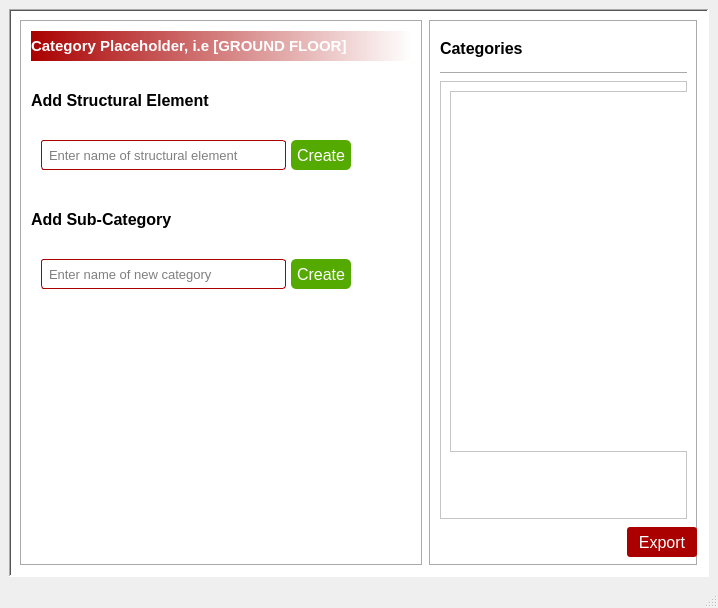
<?xml version="1.0" encoding="UTF-8"?>
<ui version="4.0">
 <class>MainWindow</class>
 <widget class="QMainWindow" name="MainWindow">
  <property name="geometry">
   <rect>
    <x>0</x>
    <y>0</y>
    <width>718</width>
    <height>608</height>
   </rect>
  </property>
  <property name="font">
   <font>
    <strikeout>false</strikeout>
   </font>
  </property>
  <property name="windowTitle">
   <string>MainWindow</string>
  </property>
  <property name="windowIcon">
   <iconset resource="../app_resources.qrc">
    <normaloff>:/images/GenBBS Logo.jpeg</normaloff>:/images/GenBBS Logo.jpeg</iconset>
  </property>
  <property name="autoFillBackground">
   <bool>true</bool>
  </property>
  <widget class="QWidget" name="centralwidget">
   <property name="sizePolicy">
    <sizepolicy hsizetype="Minimum" vsizetype="Minimum">
     <horstretch>0</horstretch>
     <verstretch>0</verstretch>
    </sizepolicy>
   </property>
   <layout class="QVBoxLayout" name="verticalLayout">
    <item>
     <widget class="QFrame" name="frame">
      <property name="sizePolicy">
       <sizepolicy hsizetype="Minimum" vsizetype="Minimum">
        <horstretch>0</horstretch>
        <verstretch>0</verstretch>
       </sizepolicy>
      </property>
      <property name="minimumSize">
       <size>
        <width>700</width>
        <height>500</height>
       </size>
      </property>
      <property name="maximumSize">
       <size>
        <width>16777215</width>
        <height>900</height>
       </size>
      </property>
      <property name="autoFillBackground">
       <bool>false</bool>
      </property>
      <property name="styleSheet">
       <string notr="true">background-color: white;</string>
      </property>
      <property name="frameShape">
       <enum>QFrame::Shape::WinPanel</enum>
      </property>
      <property name="frameShadow">
       <enum>QFrame::Shadow::Sunken</enum>
      </property>
      <layout class="QHBoxLayout" name="horizontalLayout">
       <item>
        <widget class="QFrame" name="frame_3">
         <property name="sizePolicy">
          <sizepolicy hsizetype="Preferred" vsizetype="Preferred">
           <horstretch>3</horstretch>
           <verstretch>0</verstretch>
          </sizepolicy>
         </property>
         <property name="autoFillBackground">
          <bool>false</bool>
         </property>
         <property name="styleSheet">
          <string notr="true">QPushButton {
background-color: rgb(85, 170, 0);
border-radius: 5px;
color: white;
padding-left: 5px;
padding-right: 5px;
}
QPushButton:hover {
background-color:rgb(139, 243, 59)
}</string>
         </property>
         <property name="frameShape">
          <enum>QFrame::Shape::Box</enum>
         </property>
         <property name="frameShadow">
          <enum>QFrame::Shadow::Sunken</enum>
         </property>
         <layout class="QVBoxLayout" name="verticalLayout_3" stretch="0,0,0,0,0,0,0">
          <property name="spacing">
           <number>30</number>
          </property>
          <property name="sizeConstraint">
           <enum>QLayout::SizeConstraint::SetMinimumSize</enum>
          </property>
          <item>
           <widget class="QLabel" name="label1Catg">
            <property name="sizePolicy">
             <sizepolicy hsizetype="Preferred" vsizetype="Fixed">
              <horstretch>0</horstretch>
              <verstretch>0</verstretch>
             </sizepolicy>
            </property>
            <property name="minimumSize">
             <size>
              <width>0</width>
              <height>30</height>
             </size>
            </property>
            <property name="maximumSize">
             <size>
              <width>16777215</width>
              <height>30</height>
             </size>
            </property>
            <property name="baseSize">
             <size>
              <width>0</width>
              <height>30</height>
             </size>
            </property>
            <property name="font">
             <font>
              <family>Segoe UI</family>
              <pointsize>11</pointsize>
              <bold>true</bold>
              <strikeout>false</strikeout>
             </font>
            </property>
            <property name="autoFillBackground">
             <bool>false</bool>
            </property>
            <property name="styleSheet">
             <string notr="true">background-color: qlineargradient(spread:pad, x1:0, y1:0, x2:1, y2:0, stop:0 rgb(170, 0, 0), stop:1 rgb(255, 255, 255)); color: rgb(255, 255, 255)</string>
            </property>
            <property name="text">
             <string>Category Placeholder, i.e [GROUND FLOOR]</string>
            </property>
            <property name="margin">
             <number>5</number>
            </property>
           </widget>
          </item>
          <item>
           <widget class="QLabel" name="label">
            <property name="font">
             <font>
              <family>Segoe UI</family>
              <pointsize>12</pointsize>
              <bold>true</bold>
              <strikeout>false</strikeout>
             </font>
            </property>
            <property name="text">
             <string>Add Structural Element</string>
            </property>
           </widget>
          </item>
          <item>
           <layout class="QHBoxLayout" name="catgLayout1" stretch="6,2,1">
            <property name="spacing">
             <number>5</number>
            </property>
            <property name="sizeConstraint">
             <enum>QLayout::SizeConstraint::SetDefaultConstraint</enum>
            </property>
            <property name="leftMargin">
             <number>10</number>
            </property>
            <property name="topMargin">
             <number>0</number>
            </property>
            <property name="rightMargin">
             <number>20</number>
            </property>
            <property name="bottomMargin">
             <number>10</number>
            </property>
            <item>
             <widget class="QLineEdit" name="newInputCatg">
              <property name="sizePolicy">
               <sizepolicy hsizetype="Preferred" vsizetype="Fixed">
                <horstretch>0</horstretch>
                <verstretch>0</verstretch>
               </sizepolicy>
              </property>
              <property name="minimumSize">
               <size>
                <width>0</width>
                <height>30</height>
               </size>
              </property>
              <property name="maximumSize">
               <size>
                <width>600</width>
                <height>16777215</height>
               </size>
              </property>
              <property name="palette">
               <palette>
                <active>
                 <colorrole role="Button">
                  <brush brushstyle="SolidPattern">
                   <color alpha="255">
                    <red>255</red>
                    <green>255</green>
                    <blue>255</blue>
                   </color>
                  </brush>
                 </colorrole>
                 <colorrole role="Base">
                  <brush brushstyle="SolidPattern">
                   <color alpha="255">
                    <red>255</red>
                    <green>255</green>
                    <blue>255</blue>
                   </color>
                  </brush>
                 </colorrole>
                 <colorrole role="Window">
                  <brush brushstyle="SolidPattern">
                   <color alpha="255">
                    <red>255</red>
                    <green>255</green>
                    <blue>255</blue>
                   </color>
                  </brush>
                 </colorrole>
                </active>
                <inactive>
                 <colorrole role="Button">
                  <brush brushstyle="SolidPattern">
                   <color alpha="255">
                    <red>255</red>
                    <green>255</green>
                    <blue>255</blue>
                   </color>
                  </brush>
                 </colorrole>
                 <colorrole role="Base">
                  <brush brushstyle="SolidPattern">
                   <color alpha="255">
                    <red>255</red>
                    <green>255</green>
                    <blue>255</blue>
                   </color>
                  </brush>
                 </colorrole>
                 <colorrole role="Window">
                  <brush brushstyle="SolidPattern">
                   <color alpha="255">
                    <red>255</red>
                    <green>255</green>
                    <blue>255</blue>
                   </color>
                  </brush>
                 </colorrole>
                </inactive>
                <disabled>
                 <colorrole role="Button">
                  <brush brushstyle="SolidPattern">
                   <color alpha="255">
                    <red>255</red>
                    <green>255</green>
                    <blue>255</blue>
                   </color>
                  </brush>
                 </colorrole>
                 <colorrole role="Base">
                  <brush brushstyle="SolidPattern">
                   <color alpha="255">
                    <red>255</red>
                    <green>255</green>
                    <blue>255</blue>
                   </color>
                  </brush>
                 </colorrole>
                 <colorrole role="Window">
                  <brush brushstyle="SolidPattern">
                   <color alpha="255">
                    <red>255</red>
                    <green>255</green>
                    <blue>255</blue>
                   </color>
                  </brush>
                 </colorrole>
                </disabled>
               </palette>
              </property>
              <property name="font">
               <font>
                <family>Segoe UI</family>
                <pointsize>10</pointsize>
                <italic>false</italic>
                <bold>false</bold>
               </font>
              </property>
              <property name="styleSheet">
               <string notr="true">border-radius: 3px;
border: 1px solid rgb(170, 0, 0);
padding-left: 5px;
</string>
              </property>
              <property name="text">
               <string/>
              </property>
              <property name="alignment">
               <set>Qt::AlignmentFlag::AlignJustify|Qt::AlignmentFlag::AlignVCenter</set>
              </property>
              <property name="placeholderText">
               <string>Enter name of structural element</string>
              </property>
              <property name="clearButtonEnabled">
               <bool>true</bool>
              </property>
             </widget>
            </item>
            <item>
             <widget class="QPushButton" name="createStructElement">
              <property name="sizePolicy">
               <sizepolicy hsizetype="Fixed" vsizetype="Fixed">
                <horstretch>0</horstretch>
                <verstretch>0</verstretch>
               </sizepolicy>
              </property>
              <property name="minimumSize">
               <size>
                <width>60</width>
                <height>30</height>
               </size>
              </property>
              <property name="maximumSize">
               <size>
                <width>50</width>
                <height>16777215</height>
               </size>
              </property>
              <property name="palette">
               <palette>
                <active>
                 <colorrole role="WindowText">
                  <brush brushstyle="SolidPattern">
                   <color alpha="255">
                    <red>255</red>
                    <green>255</green>
                    <blue>255</blue>
                   </color>
                  </brush>
                 </colorrole>
                 <colorrole role="Button">
                  <brush brushstyle="SolidPattern">
                   <color alpha="255">
                    <red>85</red>
                    <green>170</green>
                    <blue>0</blue>
                   </color>
                  </brush>
                 </colorrole>
                 <colorrole role="Text">
                  <brush brushstyle="SolidPattern">
                   <color alpha="255">
                    <red>255</red>
                    <green>255</green>
                    <blue>255</blue>
                   </color>
                  </brush>
                 </colorrole>
                 <colorrole role="ButtonText">
                  <brush brushstyle="SolidPattern">
                   <color alpha="255">
                    <red>255</red>
                    <green>255</green>
                    <blue>255</blue>
                   </color>
                  </brush>
                 </colorrole>
                 <colorrole role="Base">
                  <brush brushstyle="SolidPattern">
                   <color alpha="255">
                    <red>85</red>
                    <green>170</green>
                    <blue>0</blue>
                   </color>
                  </brush>
                 </colorrole>
                 <colorrole role="Window">
                  <brush brushstyle="SolidPattern">
                   <color alpha="255">
                    <red>85</red>
                    <green>170</green>
                    <blue>0</blue>
                   </color>
                  </brush>
                 </colorrole>
                 <colorrole role="Highlight">
                  <brush brushstyle="SolidPattern">
                   <color alpha="255">
                    <red>39</red>
                    <green>191</green>
                    <blue>115</blue>
                   </color>
                  </brush>
                 </colorrole>
                 <colorrole role="PlaceholderText">
                  <brush brushstyle="SolidPattern">
                   <color alpha="128">
                    <red>255</red>
                    <green>255</green>
                    <blue>255</blue>
                   </color>
                  </brush>
                 </colorrole>
                </active>
                <inactive>
                 <colorrole role="WindowText">
                  <brush brushstyle="SolidPattern">
                   <color alpha="255">
                    <red>255</red>
                    <green>255</green>
                    <blue>255</blue>
                   </color>
                  </brush>
                 </colorrole>
                 <colorrole role="Button">
                  <brush brushstyle="SolidPattern">
                   <color alpha="255">
                    <red>85</red>
                    <green>170</green>
                    <blue>0</blue>
                   </color>
                  </brush>
                 </colorrole>
                 <colorrole role="Text">
                  <brush brushstyle="SolidPattern">
                   <color alpha="255">
                    <red>255</red>
                    <green>255</green>
                    <blue>255</blue>
                   </color>
                  </brush>
                 </colorrole>
                 <colorrole role="ButtonText">
                  <brush brushstyle="SolidPattern">
                   <color alpha="255">
                    <red>255</red>
                    <green>255</green>
                    <blue>255</blue>
                   </color>
                  </brush>
                 </colorrole>
                 <colorrole role="Base">
                  <brush brushstyle="SolidPattern">
                   <color alpha="255">
                    <red>85</red>
                    <green>170</green>
                    <blue>0</blue>
                   </color>
                  </brush>
                 </colorrole>
                 <colorrole role="Window">
                  <brush brushstyle="SolidPattern">
                   <color alpha="255">
                    <red>85</red>
                    <green>170</green>
                    <blue>0</blue>
                   </color>
                  </brush>
                 </colorrole>
                 <colorrole role="Highlight">
                  <brush brushstyle="SolidPattern">
                   <color alpha="255">
                    <red>39</red>
                    <green>191</green>
                    <blue>115</blue>
                   </color>
                  </brush>
                 </colorrole>
                 <colorrole role="PlaceholderText">
                  <brush brushstyle="SolidPattern">
                   <color alpha="128">
                    <red>255</red>
                    <green>255</green>
                    <blue>255</blue>
                   </color>
                  </brush>
                 </colorrole>
                </inactive>
                <disabled>
                 <colorrole role="WindowText">
                  <brush brushstyle="SolidPattern">
                   <color alpha="255">
                    <red>255</red>
                    <green>255</green>
                    <blue>255</blue>
                   </color>
                  </brush>
                 </colorrole>
                 <colorrole role="Button">
                  <brush brushstyle="SolidPattern">
                   <color alpha="255">
                    <red>85</red>
                    <green>170</green>
                    <blue>0</blue>
                   </color>
                  </brush>
                 </colorrole>
                 <colorrole role="Text">
                  <brush brushstyle="SolidPattern">
                   <color alpha="255">
                    <red>255</red>
                    <green>255</green>
                    <blue>255</blue>
                   </color>
                  </brush>
                 </colorrole>
                 <colorrole role="ButtonText">
                  <brush brushstyle="SolidPattern">
                   <color alpha="255">
                    <red>255</red>
                    <green>255</green>
                    <blue>255</blue>
                   </color>
                  </brush>
                 </colorrole>
                 <colorrole role="Base">
                  <brush brushstyle="SolidPattern">
                   <color alpha="255">
                    <red>85</red>
                    <green>170</green>
                    <blue>0</blue>
                   </color>
                  </brush>
                 </colorrole>
                 <colorrole role="Window">
                  <brush brushstyle="SolidPattern">
                   <color alpha="255">
                    <red>85</red>
                    <green>170</green>
                    <blue>0</blue>
                   </color>
                  </brush>
                 </colorrole>
                 <colorrole role="Highlight">
                  <brush brushstyle="SolidPattern">
                   <color alpha="255">
                    <red>39</red>
                    <green>191</green>
                    <blue>115</blue>
                   </color>
                  </brush>
                 </colorrole>
                 <colorrole role="PlaceholderText">
                  <brush brushstyle="SolidPattern">
                   <color alpha="128">
                    <red>255</red>
                    <green>255</green>
                    <blue>255</blue>
                   </color>
                  </brush>
                 </colorrole>
                </disabled>
               </palette>
              </property>
              <property name="font">
               <font>
                <family>Segoe UI</family>
                <pointsize>12</pointsize>
                <italic>false</italic>
                <bold>false</bold>
               </font>
              </property>
              <property name="autoFillBackground">
               <bool>false</bool>
              </property>
              <property name="styleSheet">
               <string notr="true"/>
              </property>
              <property name="text">
               <string>Create</string>
              </property>
              <property name="checkable">
               <bool>true</bool>
              </property>
             </widget>
            </item>
            <item>
             <spacer name="hSpacer1">
              <property name="orientation">
               <enum>Qt::Orientation::Horizontal</enum>
              </property>
              <property name="sizeType">
               <enum>QSizePolicy::Policy::Preferred</enum>
              </property>
              <property name="sizeHint" stdset="0">
               <size>
                <width>40</width>
                <height>20</height>
               </size>
              </property>
             </spacer>
            </item>
           </layout>
          </item>
          <item>
           <widget class="QLabel" name="label_2">
            <property name="font">
             <font>
              <family>Segoe UI</family>
              <pointsize>12</pointsize>
              <bold>true</bold>
              <strikeout>false</strikeout>
             </font>
            </property>
            <property name="text">
             <string>Add Sub-Category</string>
            </property>
           </widget>
          </item>
          <item>
           <layout class="QHBoxLayout" name="catgLayout1_2" stretch="6,2,1">
            <property name="spacing">
             <number>5</number>
            </property>
            <property name="sizeConstraint">
             <enum>QLayout::SizeConstraint::SetDefaultConstraint</enum>
            </property>
            <property name="leftMargin">
             <number>10</number>
            </property>
            <property name="topMargin">
             <number>0</number>
            </property>
            <property name="rightMargin">
             <number>20</number>
            </property>
            <property name="bottomMargin">
             <number>10</number>
            </property>
            <item>
             <widget class="QLineEdit" name="newInputCatg_2">
              <property name="sizePolicy">
               <sizepolicy hsizetype="Preferred" vsizetype="Fixed">
                <horstretch>0</horstretch>
                <verstretch>0</verstretch>
               </sizepolicy>
              </property>
              <property name="minimumSize">
               <size>
                <width>0</width>
                <height>30</height>
               </size>
              </property>
              <property name="maximumSize">
               <size>
                <width>600</width>
                <height>16777215</height>
               </size>
              </property>
              <property name="palette">
               <palette>
                <active>
                 <colorrole role="Button">
                  <brush brushstyle="SolidPattern">
                   <color alpha="255">
                    <red>255</red>
                    <green>255</green>
                    <blue>255</blue>
                   </color>
                  </brush>
                 </colorrole>
                 <colorrole role="Base">
                  <brush brushstyle="SolidPattern">
                   <color alpha="255">
                    <red>255</red>
                    <green>255</green>
                    <blue>255</blue>
                   </color>
                  </brush>
                 </colorrole>
                 <colorrole role="Window">
                  <brush brushstyle="SolidPattern">
                   <color alpha="255">
                    <red>255</red>
                    <green>255</green>
                    <blue>255</blue>
                   </color>
                  </brush>
                 </colorrole>
                </active>
                <inactive>
                 <colorrole role="Button">
                  <brush brushstyle="SolidPattern">
                   <color alpha="255">
                    <red>255</red>
                    <green>255</green>
                    <blue>255</blue>
                   </color>
                  </brush>
                 </colorrole>
                 <colorrole role="Base">
                  <brush brushstyle="SolidPattern">
                   <color alpha="255">
                    <red>255</red>
                    <green>255</green>
                    <blue>255</blue>
                   </color>
                  </brush>
                 </colorrole>
                 <colorrole role="Window">
                  <brush brushstyle="SolidPattern">
                   <color alpha="255">
                    <red>255</red>
                    <green>255</green>
                    <blue>255</blue>
                   </color>
                  </brush>
                 </colorrole>
                </inactive>
                <disabled>
                 <colorrole role="Button">
                  <brush brushstyle="SolidPattern">
                   <color alpha="255">
                    <red>255</red>
                    <green>255</green>
                    <blue>255</blue>
                   </color>
                  </brush>
                 </colorrole>
                 <colorrole role="Base">
                  <brush brushstyle="SolidPattern">
                   <color alpha="255">
                    <red>255</red>
                    <green>255</green>
                    <blue>255</blue>
                   </color>
                  </brush>
                 </colorrole>
                 <colorrole role="Window">
                  <brush brushstyle="SolidPattern">
                   <color alpha="255">
                    <red>255</red>
                    <green>255</green>
                    <blue>255</blue>
                   </color>
                  </brush>
                 </colorrole>
                </disabled>
               </palette>
              </property>
              <property name="font">
               <font>
                <family>Segoe UI</family>
                <pointsize>10</pointsize>
                <italic>false</italic>
                <bold>false</bold>
               </font>
              </property>
              <property name="styleSheet">
               <string notr="true">border-radius: 3px;
border: 1px solid rgb(170, 0, 0);
padding-left: 5px;
</string>
              </property>
              <property name="text">
               <string/>
              </property>
              <property name="alignment">
               <set>Qt::AlignmentFlag::AlignJustify|Qt::AlignmentFlag::AlignVCenter</set>
              </property>
              <property name="placeholderText">
               <string>Enter name of new category</string>
              </property>
              <property name="clearButtonEnabled">
               <bool>true</bool>
              </property>
             </widget>
            </item>
            <item>
             <widget class="QPushButton" name="createSubCatg">
              <property name="sizePolicy">
               <sizepolicy hsizetype="Fixed" vsizetype="Fixed">
                <horstretch>0</horstretch>
                <verstretch>0</verstretch>
               </sizepolicy>
              </property>
              <property name="minimumSize">
               <size>
                <width>60</width>
                <height>30</height>
               </size>
              </property>
              <property name="maximumSize">
               <size>
                <width>50</width>
                <height>16777215</height>
               </size>
              </property>
              <property name="palette">
               <palette>
                <active>
                 <colorrole role="WindowText">
                  <brush brushstyle="SolidPattern">
                   <color alpha="255">
                    <red>255</red>
                    <green>255</green>
                    <blue>255</blue>
                   </color>
                  </brush>
                 </colorrole>
                 <colorrole role="Button">
                  <brush brushstyle="SolidPattern">
                   <color alpha="255">
                    <red>85</red>
                    <green>170</green>
                    <blue>0</blue>
                   </color>
                  </brush>
                 </colorrole>
                 <colorrole role="Text">
                  <brush brushstyle="SolidPattern">
                   <color alpha="255">
                    <red>255</red>
                    <green>255</green>
                    <blue>255</blue>
                   </color>
                  </brush>
                 </colorrole>
                 <colorrole role="ButtonText">
                  <brush brushstyle="SolidPattern">
                   <color alpha="255">
                    <red>255</red>
                    <green>255</green>
                    <blue>255</blue>
                   </color>
                  </brush>
                 </colorrole>
                 <colorrole role="Base">
                  <brush brushstyle="SolidPattern">
                   <color alpha="255">
                    <red>85</red>
                    <green>170</green>
                    <blue>0</blue>
                   </color>
                  </brush>
                 </colorrole>
                 <colorrole role="Window">
                  <brush brushstyle="SolidPattern">
                   <color alpha="255">
                    <red>85</red>
                    <green>170</green>
                    <blue>0</blue>
                   </color>
                  </brush>
                 </colorrole>
                 <colorrole role="Highlight">
                  <brush brushstyle="SolidPattern">
                   <color alpha="255">
                    <red>39</red>
                    <green>191</green>
                    <blue>115</blue>
                   </color>
                  </brush>
                 </colorrole>
                 <colorrole role="PlaceholderText">
                  <brush brushstyle="SolidPattern">
                   <color alpha="128">
                    <red>255</red>
                    <green>255</green>
                    <blue>255</blue>
                   </color>
                  </brush>
                 </colorrole>
                </active>
                <inactive>
                 <colorrole role="WindowText">
                  <brush brushstyle="SolidPattern">
                   <color alpha="255">
                    <red>255</red>
                    <green>255</green>
                    <blue>255</blue>
                   </color>
                  </brush>
                 </colorrole>
                 <colorrole role="Button">
                  <brush brushstyle="SolidPattern">
                   <color alpha="255">
                    <red>85</red>
                    <green>170</green>
                    <blue>0</blue>
                   </color>
                  </brush>
                 </colorrole>
                 <colorrole role="Text">
                  <brush brushstyle="SolidPattern">
                   <color alpha="255">
                    <red>255</red>
                    <green>255</green>
                    <blue>255</blue>
                   </color>
                  </brush>
                 </colorrole>
                 <colorrole role="ButtonText">
                  <brush brushstyle="SolidPattern">
                   <color alpha="255">
                    <red>255</red>
                    <green>255</green>
                    <blue>255</blue>
                   </color>
                  </brush>
                 </colorrole>
                 <colorrole role="Base">
                  <brush brushstyle="SolidPattern">
                   <color alpha="255">
                    <red>85</red>
                    <green>170</green>
                    <blue>0</blue>
                   </color>
                  </brush>
                 </colorrole>
                 <colorrole role="Window">
                  <brush brushstyle="SolidPattern">
                   <color alpha="255">
                    <red>85</red>
                    <green>170</green>
                    <blue>0</blue>
                   </color>
                  </brush>
                 </colorrole>
                 <colorrole role="Highlight">
                  <brush brushstyle="SolidPattern">
                   <color alpha="255">
                    <red>39</red>
                    <green>191</green>
                    <blue>115</blue>
                   </color>
                  </brush>
                 </colorrole>
                 <colorrole role="PlaceholderText">
                  <brush brushstyle="SolidPattern">
                   <color alpha="128">
                    <red>255</red>
                    <green>255</green>
                    <blue>255</blue>
                   </color>
                  </brush>
                 </colorrole>
                </inactive>
                <disabled>
                 <colorrole role="WindowText">
                  <brush brushstyle="SolidPattern">
                   <color alpha="255">
                    <red>255</red>
                    <green>255</green>
                    <blue>255</blue>
                   </color>
                  </brush>
                 </colorrole>
                 <colorrole role="Button">
                  <brush brushstyle="SolidPattern">
                   <color alpha="255">
                    <red>85</red>
                    <green>170</green>
                    <blue>0</blue>
                   </color>
                  </brush>
                 </colorrole>
                 <colorrole role="Text">
                  <brush brushstyle="SolidPattern">
                   <color alpha="255">
                    <red>255</red>
                    <green>255</green>
                    <blue>255</blue>
                   </color>
                  </brush>
                 </colorrole>
                 <colorrole role="ButtonText">
                  <brush brushstyle="SolidPattern">
                   <color alpha="255">
                    <red>255</red>
                    <green>255</green>
                    <blue>255</blue>
                   </color>
                  </brush>
                 </colorrole>
                 <colorrole role="Base">
                  <brush brushstyle="SolidPattern">
                   <color alpha="255">
                    <red>85</red>
                    <green>170</green>
                    <blue>0</blue>
                   </color>
                  </brush>
                 </colorrole>
                 <colorrole role="Window">
                  <brush brushstyle="SolidPattern">
                   <color alpha="255">
                    <red>85</red>
                    <green>170</green>
                    <blue>0</blue>
                   </color>
                  </brush>
                 </colorrole>
                 <colorrole role="Highlight">
                  <brush brushstyle="SolidPattern">
                   <color alpha="255">
                    <red>39</red>
                    <green>191</green>
                    <blue>115</blue>
                   </color>
                  </brush>
                 </colorrole>
                 <colorrole role="PlaceholderText">
                  <brush brushstyle="SolidPattern">
                   <color alpha="128">
                    <red>255</red>
                    <green>255</green>
                    <blue>255</blue>
                   </color>
                  </brush>
                 </colorrole>
                </disabled>
               </palette>
              </property>
              <property name="font">
               <font>
                <family>Segoe UI</family>
                <pointsize>12</pointsize>
                <italic>false</italic>
                <bold>false</bold>
               </font>
              </property>
              <property name="autoFillBackground">
               <bool>false</bool>
              </property>
              <property name="styleSheet">
               <string notr="true"/>
              </property>
              <property name="text">
               <string>Create</string>
              </property>
              <property name="checkable">
               <bool>true</bool>
              </property>
             </widget>
            </item>
            <item>
             <spacer name="hSpacer2">
              <property name="orientation">
               <enum>Qt::Orientation::Horizontal</enum>
              </property>
              <property name="sizeType">
               <enum>QSizePolicy::Policy::Preferred</enum>
              </property>
              <property name="sizeHint" stdset="0">
               <size>
                <width>40</width>
                <height>20</height>
               </size>
              </property>
             </spacer>
            </item>
           </layout>
          </item>
          <item>
           <spacer name="vSpacer2">
            <property name="orientation">
             <enum>Qt::Orientation::Vertical</enum>
            </property>
            <property name="sizeHint" stdset="0">
             <size>
              <width>20</width>
              <height>40</height>
             </size>
            </property>
           </spacer>
          </item>
          <item>
           <spacer name="vSpacer1">
            <property name="orientation">
             <enum>Qt::Orientation::Vertical</enum>
            </property>
            <property name="sizeHint" stdset="0">
             <size>
              <width>20</width>
              <height>40</height>
             </size>
            </property>
           </spacer>
          </item>
         </layout>
        </widget>
       </item>
       <item>
        <widget class="QFrame" name="frame_2">
         <property name="sizePolicy">
          <sizepolicy hsizetype="Preferred" vsizetype="Preferred">
           <horstretch>2</horstretch>
           <verstretch>0</verstretch>
          </sizepolicy>
         </property>
         <property name="layoutDirection">
          <enum>Qt::LayoutDirection::RightToLeft</enum>
         </property>
         <property name="autoFillBackground">
          <bool>false</bool>
         </property>
         <property name="styleSheet">
          <string notr="true">QPushButton {
	background-color: rgb(170, 0, 0);
	border-radius: 3px;
	color: white;
	margin-right: 5pt;
}
QPushButton:hover {
	background-color: rgb(181, 78, 78);
}

</string>
         </property>
         <property name="frameShape">
          <enum>QFrame::Shape::Box</enum>
         </property>
         <property name="frameShadow">
          <enum>QFrame::Shadow::Sunken</enum>
         </property>
         <layout class="QVBoxLayout" name="verticalLayout_2" stretch="2,0,25,0">
          <item>
           <widget class="QLabel" name="label2Catg">
            <property name="font">
             <font>
              <family>Segoe UI</family>
              <pointsize>12</pointsize>
              <bold>true</bold>
              <strikeout>false</strikeout>
             </font>
            </property>
            <property name="text">
             <string>Categories</string>
            </property>
           </widget>
          </item>
          <item>
           <widget class="Line" name="lineCatg">
            <property name="orientation">
             <enum>Qt::Orientation::Horizontal</enum>
            </property>
           </widget>
          </item>
          <item>
           <widget class="QFrame" name="frame_4">
            <property name="autoFillBackground">
             <bool>false</bool>
            </property>
            <property name="frameShape">
             <enum>QFrame::Shape::StyledPanel</enum>
            </property>
            <property name="frameShadow">
             <enum>QFrame::Shadow::Raised</enum>
            </property>
            <widget class="QTreeView" name="treeViewCatg">
             <property name="geometry">
              <rect>
               <x>10</x>
               <y>10</y>
               <width>311</width>
               <height>361</height>
              </rect>
             </property>
             <property name="sizePolicy">
              <sizepolicy hsizetype="Preferred" vsizetype="Expanding">
               <horstretch>0</horstretch>
               <verstretch>0</verstretch>
              </sizepolicy>
             </property>
            </widget>
           </widget>
          </item>
          <item>
           <widget class="QPushButton" name="exportBtn">
            <property name="sizePolicy">
             <sizepolicy hsizetype="Fixed" vsizetype="Fixed">
              <horstretch>0</horstretch>
              <verstretch>0</verstretch>
             </sizepolicy>
            </property>
            <property name="minimumSize">
             <size>
              <width>70</width>
              <height>30</height>
             </size>
            </property>
            <property name="maximumSize">
             <size>
              <width>60</width>
              <height>25</height>
             </size>
            </property>
            <property name="font">
             <font>
              <family>Segoe UI</family>
              <pointsize>12</pointsize>
              <strikeout>false</strikeout>
             </font>
            </property>
            <property name="styleSheet">
             <string notr="true"/>
            </property>
            <property name="text">
             <string>Export</string>
            </property>
            <property name="checkable">
             <bool>true</bool>
            </property>
           </widget>
          </item>
         </layout>
        </widget>
       </item>
      </layout>
     </widget>
    </item>
   </layout>
  </widget>
  <widget class="QMenuBar" name="menubar">
   <property name="geometry">
    <rect>
     <x>0</x>
     <y>0</y>
     <width>718</width>
     <height>22</height>
    </rect>
   </property>
  </widget>
  <widget class="QStatusBar" name="statusbar"/>
 </widget>
 <resources>
  <include location="../app_resources.qrc"/>
 </resources>
 <connections/>
</ui>
